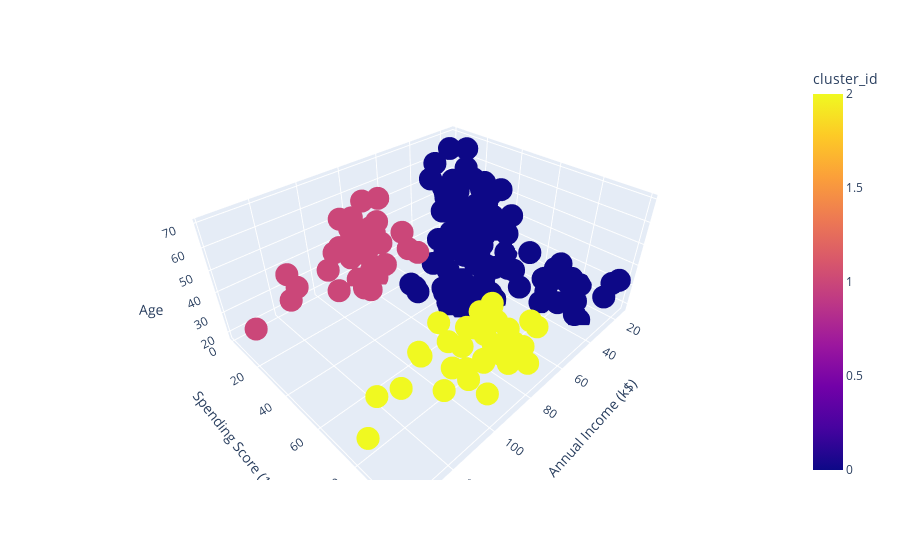

Source (notebook cell):
### Code cell
px.scatter_3d(data,x="Annual Income (k$)",y="Spending Score (1-100)",z="Age",color="cluster_id")

### Figure 1 — Plotly figure (JSON) as saved in the notebook; plotly's stock layout.template omitted (floating-point values rounded to 4 significant figures; data arrays with more than 128 entries replaced by an {"elided": "..."} marker saying what was removed)
{"data": [{"hovertemplate": "Annual Income (k$)=%{x}<br>Spending Score (1-100)=%{y}<br>Age=%{z}<br>cluster_id=%{marker.color}<extra></extra>", "legendgroup": "", "marker": {"color": {"elided": "200 int values"}, "coloraxis": "coloraxis", "symbol": "circle"}, "mode": "markers", "name": "", "scene": "scene", "showlegend": false, "type": "scatter3d", "x": {"elided": "200 int values"}, "y": {"elided": "200 int values"}, "z": {"elided": "200 int values"}}], "layout": {"coloraxis": {"colorbar": {"title": {"text": "cluster_id"}}, "colorscale": [[0, "#0d0887"], [0.1111, "#46039f"], [0.2222, "#7201a8"], [0.3333, "#9c179e"], [0.4444, "#bd3786"], [0.5556, "#d8576b"], [0.6667, "#ed7953"], [0.7778, "#fb9f3a"], [0.8889, "#fdca26"], [1, "#f0f921"]]}, "legend": {"tracegroupgap": 0}, "margin": {"t": 60}, "scene": {"domain": {"x": [0, 1], "y": [0, 1]}, "xaxis": {"title": {"text": "Annual Income (k$)"}}, "yaxis": {"title": {"text": "Spending Score (1-100)"}}, "zaxis": {"title": {"text": "Age"}}}}}
